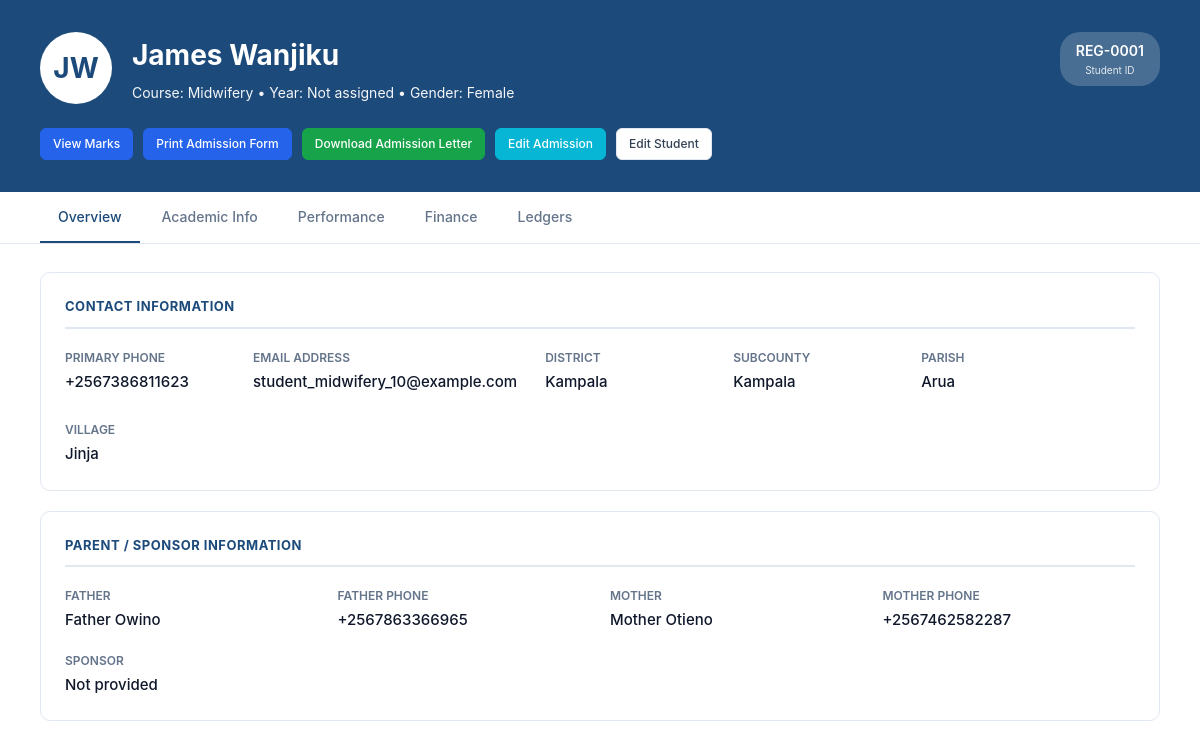
Page /academics/student/46/ on the committed database.
### academics/models.py (models this page shows, shortened)
class Student(models.Model):
    admission = models.OneToOneField(
        'admissions.Student',
        on_delete=models.CASCADE,
        related_name='academic_student',
        help_text="The admission record this enrolled student was created from"
    )
    intake = models.ForeignKey(
        'Intake',
        on_delete=models.SET_NULL,
        null=True,
        blank=True,
        related_name='students',
        help_text="The intake this student belongs to"
    )
    reg_number = models.CharField(
        max_length=20,
        unique=True,
        blank=True,
        help_text="Auto-generated registration number shown when NSIN is not available"
    )
    class Meta:
        verbose_name = 'Student'
        verbose_name_plural = 'Students'
    @property
    def display_id(self):
        nsin = self.NSIN
        if nsin and str(nsin).strip():
            return nsin
        return self.reg_number
    @property
    def first_name(self):
        return self.admission.first_name
    @property
    def last_name(self):
        return self.admission.last_name
    @property
    def phone(self):
        return self.admission.phone
    @property
    def email(self):
        return self.admission.email
    @property
    def course(self):
        return self.admission.course
    @property
    def NSIN(self):
        return self.admission.NSIN

class Course(models.Model):
    LEVEL_CHOICES = [
        ('CERTIFICATE', 'Certificate'),
        ('DIPLOMA', 'Diploma'),
        ('BACHELORS', "Bachelor's"),
        ('MASTERS', "Master's"),
    ]
    name = models.CharField(max_length=100)
    short_name = models.CharField(max_length=10, unique=True)  # e.g., CS for Computer Science
    duration = models.IntegerField(help_text="Duration in months")  # Course duration in months
    level = models.CharField(
        max_length=20,
        choices=LEVEL_CHOICES,
        default='CERTIFICATE',
        help_text="Academic level of the course"
    )
    department = models.ForeignKey(
        Department,
        on_delete=models.SET_NULL,
        null=True,
        blank=True,
        related_name='courses',
        help_text="Department this course belongs to"
    )

### admissions/models.py (models this page shows, shortened)
class Student(models.Model):
    application = models.OneToOneField(
        'Application',
        on_delete=models.SET_NULL,
        null=True,
        blank=True,
        related_name='admitted_student',
        help_text="The application this student was admitted from"
    )
    first_name = models.CharField(max_length=100)
    middle_name = models.CharField(max_length=100, blank=True)  # Optional middle name
    last_name = models.CharField(max_length=100)
    date_of_birth = models.DateField()
    gender = models.CharField(
        max_length=1,
        choices=[('M', 'Male'), ('F', 'Female')],
        help_text="Select gender"
    )  # Gender choices
    religion = models.CharField(max_length=50)
    nationality = models.CharField(max_length=100)
    passport_photo = models.ImageField(upload_to='passport_photos/', blank=True, null=True)
    birth_district = models.CharField(max_length=100)
    subcounty = models.CharField(max_length=100)
    parish = models.CharField(max_length=100)
    village = models.CharField(max_length=100)
    phone = models.CharField(max_length=15)
    email = models.EmailField(unique=True)
    father_name = models.CharField(max_length=100)
    father_phone = models.CharField(max_length=15)
    mother_name = models.CharField(max_length=100)
    mother_phone = models.CharField(max_length=15)
    sponsor_name = models.CharField(max_length=100)
    former_school = models.CharField(max_length=200, blank=True)
    former_school_district = models.CharField(max_length=100, blank=True)
    course = models.ForeignKey('academics.Course', on_delete=models.CASCADE)
    admission_number = models.CharField(max_length=20, unique=True, blank=True)
    reporting = models.DateField( blank=True, null=True)
    year_of_admission = models.CharField(max_length=15)
    NSIN = models.CharField(max_length=20, unique=False, blank=True, default='', help_text="National Student Identification Number. Leave blank if not yet assigned.")
    ENROLLMENT_STATUS_CHOICES = [
        ('ENROLLED', 'Enrolled'),
        ('PENDING', 'Pending'),
        ('DEFERRED', 'Deferred'),
        ('COMPLETED', 'Completed'),
        ('WITHDRAWN', 'Withdrawn'),
    ]
    enrollment_status = models.CharField(
        max_length=15,
        choices=ENROLLMENT_STATUS_CHOICES,
        default='PENDING',
        help_text="Current enrollment status of the student"
    )
    class Meta:
        verbose_name = 'Admission'
        verbose_name_plural = 'Admissions'

### academics/views.py (the view, shortened to what this page needs)
# urls.py: path('student/<int:student_id>/', views.student_detail, name='student_detail'),
def student_detail(request, student_id):
    student = get_object_or_404(Student, id=student_id)
    enrollments = Enrollment.objects.filter(student=student).select_related('study_year', 'semester').order_by('-created_at')
    enrollment_data = []
    for enrollment in enrollments:
        course_units = CourseUnit.objects.filter(
            courses=student.course,
            year=enrollment.study_year,
            semester=enrollment.semester,
        ).order_by('code')
        unit_marks = {}
        total_marks = 0
        marks_count = 0
        average_score = round(total_marks / marks_count, 1) if marks_count > 0 else None
        enrollment_data.append({
            'enrollment': enrollment,
            'course_units': course_units,
            'course_unit_count': course_units.count(),
            'unit_marks': unit_marks,
            'average_score': average_score,
            'marks_count': marks_count,
        })
    ledgers = Ledger.objects.filter(student=student).select_related('study_year', 'semester').prefetch_related('payment_type_breakdowns__payment_type').order_by('-generated_on')
    ledger_data = []
    for ledger in ledgers:
        payments = Payment.objects.filter(enrollment__student=student, enrollment__study_year=ledger.study_year, enrollment__semester=ledger.semester)
        payment_type_paid = {}
        for payment in payments:
            pt_id = payment.payment_type.id
            payment_type_paid[pt_id] = payment_type_paid.get(pt_id, 0) + payment.amount
        breakdowns_with_paid = []
        for breakdown in ledger.payment_type_breakdowns.all():
            paid_amount = payment_type_paid.get(breakdown.payment_type.id, 0)
            balance = breakdown.amount - paid_amount
            breakdowns_with_paid.append({
                'payment_type': breakdown.payment_type,
                'amount': breakdown.amount,
                'paid': paid_amount,
                'balance': balance,
            })
        ledger_data.append({
            'ledger': ledger,
            'payments': payments,
            'payment_count': payments.count(),
            'breakdowns': breakdowns_with_paid,
        })
    latest = enrollment_data[0] if enrollment_data else None
    if latest is None:
        can_enroll_next = True
    else:
        can_enroll_next = latest['course_unit_count'] > 0 and latest['marks_count'] == latest['course_unit_count']
    return render(request, 'academics/student_detail.html', {
        'student': student,
        'enrollments': enrollment_data,
        'ledgers': ledger_data,
        'can_enroll_next': can_enroll_next,
        'study_years': StudyYear.objects.all(),
        'semesters': semester.objects.all(),
    })

### academics/templates/academics/student_detail.html (shortened to what this page needs)
{% load academic_tags %}
<!DOCTYPE html>
<html lang="en">
<head>
</head>
<body>
    <div class="profile-container">
        <div class="profile-header">
            <div class="header-top">
                <div class="profile-identity">
                    <div class="avatar">
                        {{ student.first_name|first }}{{ student.last_name|first }}
                    </div>
                    <div class="profile-name">
                        <h1>{{ student.first_name }} {{ student.last_name }}</h1>
                        <div class="profile-meta">
                            Course: {{ student.course.name|default:"Not assigned" }} &bull;
                            Year: {{ student.year_of_admission|default:"Not assigned" }} &bull;
                            Gender: {{ student.admission.get_gender_display }}
                        </div>
                    </div>
                </div>
                <div class="profile-badge">
                    {{ student.display_id }}
                    <small>Student ID</small>
                </div>
            </div>
            <div class="action-bar">
                <a href="#" class="action-btn primary marks-sidebar-link">
                    View Marks
                </a>
                <a href="{% url 'student_admission_form' student.admission.id %}" target="_blank" class="action-btn primary">
                    Print Admission Form
                </a>
                <a href="{% url 'admission_letter' student.admission.id %}" target="_blank" class="action-btn success">
                    Download Admission Letter
                </a>
                <a href="{% url 'admin:admissions_student_change' student.admission.id %}" target="_blank" class="action-btn info">
                    Edit Admission
                </a>
                <a href="{% url 'admin:academics_student_change' student.id %}" target="_blank" class="action-btn light">
                    Edit Student
                </a>
            </div>
        </div>
        <div class="tabs">
            <div class="tab active" data-tab="overview">Overview</div>
            <div class="tab" data-tab="academic">Academic Info</div>
            <div class="tab" data-tab="performance">Performance</div>
            <div class="tab" data-tab="finance">Finance</div>
            <div class="tab" data-tab="ledgers">Ledgers</div>
        </div>
        <div class="tab-content">
            <div class="tab-panel active" id="overview">
                <div class="section-card">
                    <div class="section-title">Contact Information</div>
                    <div class="contact-row">
                        <div class="info-item">
                            <span class="info-label">Primary Phone</span>
                            <span class="info-value">{{ student.phone|default:"Not provided" }}</span>
                        </div>
                        <div class="info-item">
                            <span class="info-label">Email Address</span>
                            <span class="info-value">{{ student.email|default:"Not provided" }}</span>
                        </div>
                        <div class="info-item">
                            <span class="info-label">District</span>
                            <span class="info-value">{{ student.admission.birth_district|default:"Not provided" }}</span>
                        </div>
                        <div class="info-item">
                            <span class="info-label">Subcounty</span>
                            <span class="info-value">{{ student.admission.subcounty|default:"Not provided" }}</span>
                        </div>
                        <div class="info-item">
                            <span class="info-label">Parish</span>
                            <span class="info-value">{{ student.admission.parish|default:"Not provided" }}</span>
                        </div>
                        <div class="info-item">
                            <span class="info-label">Village</span>
                            <span class="info-value">{{ student.admission.village|default:"Not provided" }}</span>
                        </div>
                    </div>
                </div>
                <div class="section-card">
                    <div class="section-title">Parent / Sponsor Information</div>
                    <div class="info-grid">
                        <div class="info-item">
                            <span class="info-label">Father</span>
                            <span class="info-value">{{ student.admission.father_name|default:"Not provided" }}</span>
                        </div>
                        <div class="info-item">
                            <span class="info-label">Father Phone</span>
                            <span class="info-value">{{ student.admission.father_phone|default:"Not provided" }}</span>
                        </div>
                        <div class="info-item">
                            <span class="info-label">Mother</span>
                            <span class="info-value">{{ student.admission.mother_name|default:"Not provided" }}</span>
                        </div>
                        <div class="info-item">
                            <span class="info-label">Mother Phone</span>
                            <span class="info-value">{{ student.admission.mother_phone|default:"Not provided" }}</span>
                        </div>
                        <div class="info-item">
                            <span class="info-label">Sponsor</span>
                            <span class="info-value">{{ student.admission.sponsor_name|default:"Not provided" }}</span>
                        </div>
                    </div>
                </div>
            </div>
        </div>
    </div>
</body>
</html>

### rows in the picture
Student: first_name|first "J", last_name|first "W", first_name "James", last_name "Wanjiku", course.name "Midwifery", admission.gender "Female", display_id "REG-0001", phone "+2567386811623", email "student_midwifery_10@example.com", admission.birth_district "Kampala", admission.subcounty "Kampala", admission.parish "Arua", admission.village "Jinja", admission.father_name "Father Owino", admission.father_phone "+2567863366965", admission.mother_name "Mother Otieno", admission.mother_phone "+2567462582287", admission.sponsor_name "Not provided"

### other values in the picture
{{ student.year_of_admission|default:"Not assigned" }} "Not assigned"
